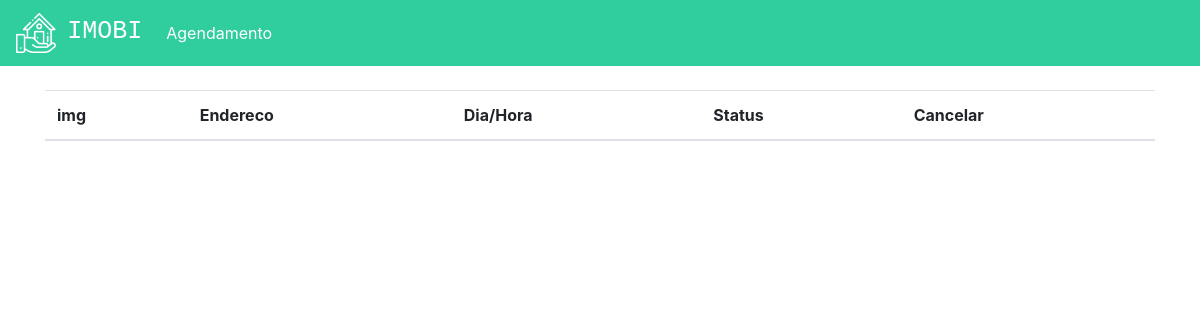
Page /plataforma/agendamentos (signed in) on the earlier database version.
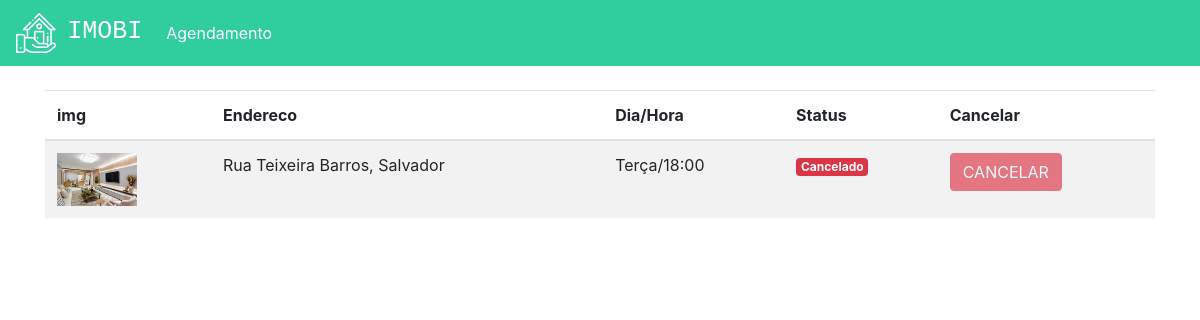
Same page on the later database version.
### plataforma/models.py (models this page shows, shortened)
class Visitas(models.Model):
    choices = (('S', 'Segunda'),
                ('T', 'Terça'),
                ('Q', 'Quarta'),
                ('QI', 'Quinta'),
                ('SE', 'Sexta'),
                ('SA', 'Sabado'),
                ('D', 'Domingo'))
    choices_status = (('A', 'Agendado'),
                      ('F', 'Finalizado'),
                      ('C', 'Cancelado'))
    imovel = models.ForeignKey(Imovei, on_delete=models.DO_NOTHING)
    usuario = models.ForeignKey(User, on_delete=models.DO_NOTHING)
    dia = models.CharField(max_length=20)
    horario = models.TimeField()
    status = models.CharField(max_length=1, choices=choices_status, default="A")

class Imovei(models.Model):
    choices = (('V', 'Venda'),
               ('A', 'Aluguel'))
    choices_imovel = (('A', 'Apartamento'),
                      ('C', 'Casa'))
    imagens = models.ManyToManyField(Imagem)
    valor = models.FloatField()
    quartos = models.IntegerField()
    tamanho = models.FloatField()
    cidade = models.ForeignKey(Cidade, on_delete=models.DO_NOTHING)
    rua = models.CharField(max_length=50)
    tipo = models.CharField(max_length=1, choices=choices)
    tipo_imovel = models.CharField(max_length=1, choices=choices_imovel)
    numero = models.IntegerField()
    descricao = models.TextField()
    dias_visita = models.ManyToManyField(DiasVisita)
    horarios = models.ManyToManyField(Horario)

class Imagem(models.Model):
    img = models.ImageField(upload_to='img')
    def __str__(self) -> str:
        return self.img.url

class Cidade(models.Model):
    nome = models.CharField(max_length=30)
    def __str__(self) -> str:
        return self.nome

### plataforma/views.py (the view)
# urls.py: path('agendamentos', views.agendamentos, name="agendamentos"),
def agendamentos(request):
    visitas = Visitas.objects.filter(usuario = request.user)
    return render(request, 'agendamento.html',{'visitas':visitas})

### plataforma/templates/agendamento.html (shortened to what this page needs)
{% extends 'base.html' %}
{% load static %}
{% block 'head' %}
<link rel="stylesheet" href="{% static 'plataforma/home/css.css' %}">
{% endblock  %}
{% block 'body' %}
    <div class="container">
        <br>
        <table class="table table-striped">
        <thead>
            <tr>
                <th scope="col">img</th>
                <th scope="col">Endereco</th>
                <th scope="col">Dia/Hora</th>
                <th scope="col">Status</th>
                <th scope="col">Cancelar</th>
            </tr>
        </thead>
        <tbody>
            {% for visita in visitas %}
                <tr>
                    <th><img width="80" src="{{visita.imovel.imagens.all.0}}"></th>
                    <td>{{visita.imovel.rua}}, {{visita.imovel.cidade}}</td>
                    <td>{{visita.dia}}/{{visita.horario}}</td>
                    <td>
                        {% if visita.status == "C" %}
                            <span class="badge badge-danger">Cancelado</span>
                        {% endif %}
                    </td>
                    <td>
                        {% if visita.status == "A" %}
                            <a href="{%url 'cancelar_agendamento' visita.id %}" class="btn btn-danger">CANCELAR</a>
                        {% else %}
                            <a href="" class="btn btn-danger disabled">CANCELAR</a>
                        {% endif %}
                    </td>
                </tr>
            {% endfor %}
        </tbody>
    </table>
    </div>
{% endblock  %}

### templates/base.html (shortened to what this page needs)
{% load static %}
<!doctype html>
<html lang="pt-BR">
  <head>
    {% block 'head' %}{% endblock  %}
    <link rel="stylesheet" href="https://cdn.jsdelivr.net/npm/bootstrap@4.6.1/dist/css/bootstrap.min.css">
  </head>
  <body>
    {% if user.is_authenticated %}
      <nav class="navbar navbar-expand-lg navbar-dark bg_navbar">
        <a class="navbar-brand" href="{% url 'home' %}">
					<img width="40" src="{% static 'autenticacao/img/logo.png' %}">
							&nbsp<h3 class="font_logo">IMOBI</h3></a>
        <div class="collapse navbar-collapse" id="navbarNav">
          <ul class="navbar-nav">
            <li class="nav-item active">
              <a class="nav-link" href="{%url 'agendamentos'%}">Agendamento</a>
            </li>
          </ul>
        </div>
      </nav>
    {% endif %}
    {% block 'body' %}{% endblock  %}
  </body>
</html>

### templates/static/plataforma/home/css.css (style rules this page uses)
.bg_navbar { background-color: #30CD9E; }
.font_logo { font-family: 'Courier New', Courier, monospace; font-size: 25px; display: inline; }

Differences in the rows shown:
added Visitas: imovel.imagens.all.0 (picture), imovel.rua "Rua Teixeira Barros", imovel.cidade "Salvador", dia "Terça", horario "18:00", status "Cancelado"
